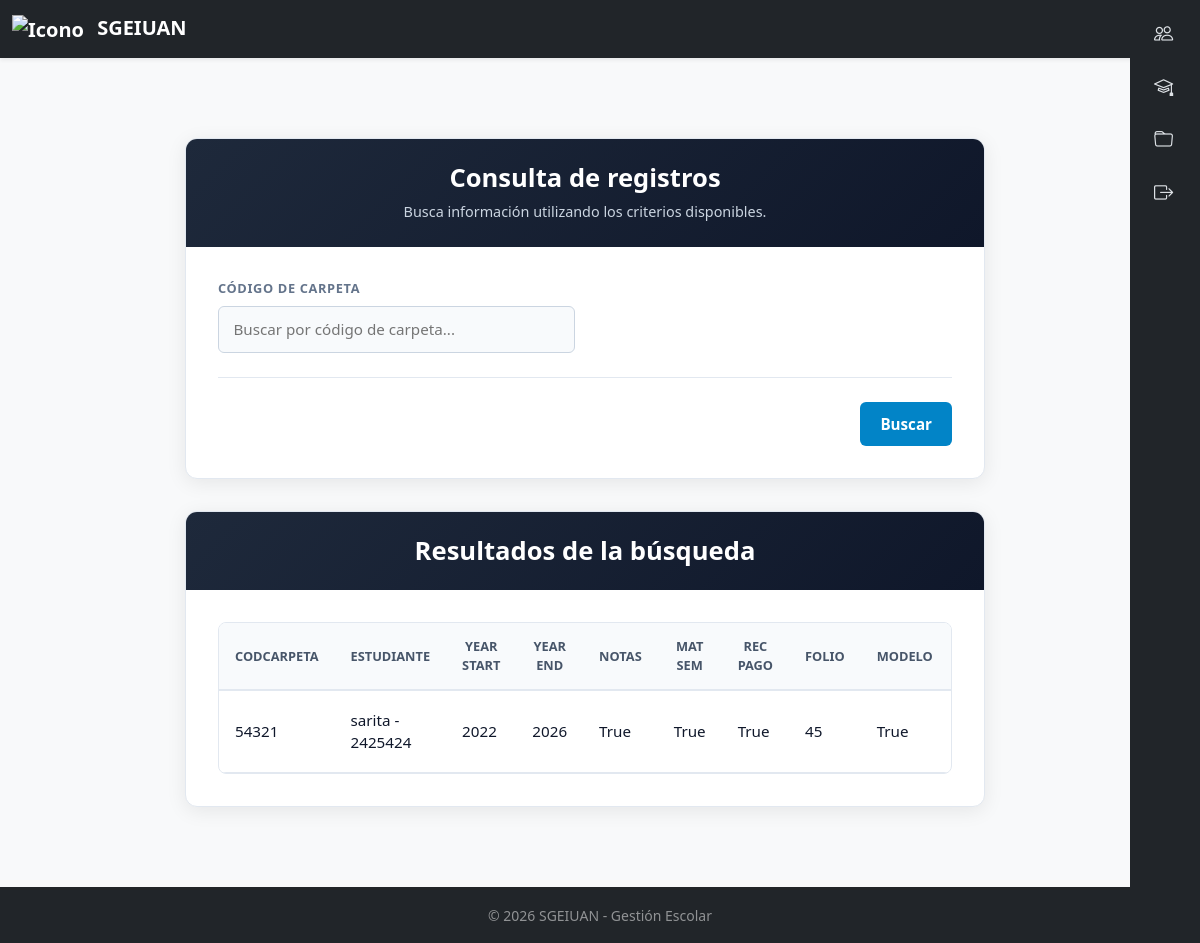
Page /estudiantes/consultar/ (signed in) on the committed database.
### estudiantes/models.py (models this page shows, shortened)
class Estudiante(models.Model):
	cedula_ciudadania= models.CharField(max_length=15, primary_key=True)
	nombre=models.CharField(max_length=30)
	tipocc=models.CharField(max_length=20)
	rdoc = models.BooleanField(default=False)
	programa=models.CharField(max_length=30)
	contacto=models.CharField(max_length=15)
	email=models.EmailField(blank=True, null=True)
	fecha_registro = models.DateTimeField(auto_now_add=True)
	fecha_actualizacion = models.DateTimeField(auto_now=True)
	activo = models.BooleanField(default=True)
	def __str__(self):
    		return f"{self.nombre} - {self.cedula_ciudadania}"

class Carpeta(models.Model):
	codcarpeta=models.IntegerField(primary_key=True)
	estudiante=models.ForeignKey(Estudiante, on_delete=models.PROTECT,related_name="carpetas")
	year_start = models.CharField(max_length=4)
	year_end = models.CharField(max_length=4, blank=True, null=True)
	notas = models.BooleanField(default=False)
	mat_sem = models.BooleanField(default=False)
	rec_pago = models.BooleanField(default=False)
	folio = models.IntegerField(default=0)
	modelo = models.BooleanField(default=True)
	observa = models.TextField(blank=True, null=True)
	activo = models.BooleanField(default=True)
	fecha_registro = models.DateTimeField(auto_now_add=True)
	fecha_actualizacion = models.DateTimeField(auto_now=True)

### estudiantes/views.py (the view)
# urls.py: path("consultar/", views.consultar, name="consultar"),
@login_required
def consultar(request):
    consulta_codcarpeta=request.GET.get("a","")
    resultado=Carpeta.objects.order_by("codcarpeta")
    if consulta_codcarpeta:
        resultado=resultado.filter(Q(codcarpeta__icontains=consulta_codcarpeta))
    encabezados,datos=preparar_tabla(resultado)
    context={"consulta_codcarpeta":consulta_codcarpeta,"encabezados":encabezados,"datos":datos,"tipo":"consultar"}
    return render(request,"estudiantes/buscar.html",context)

### estudiantes/context_processors.py (called while the page is built)
def menu_dinamico(request):
    ruta_menu = Path(__file__).resolve().parent / "menu.json"
    with open(ruta_menu, "r", encoding="utf-8") as archivo:
        menu = json.load(archivo)
    return {"menu": menu}

### estudiantes/views.py (called while the page is built)
def preparar_tabla(resultado):
    if not resultado:
        return [], []
    modelo = resultado.model
    campos = modelo._meta.fields
    encabezados = [
        campo.verbose_name
        for campo in campos
            if campo .name not in ["activo", "fecha_registro", "fecha_actualizacion"]
    ]
    datos = [
        [
            getattr(objeto, campo.name)
            for campo in campos
                if campo .name not in ["activo","fecha_registro","fecha_actualizacion"]
        ]
        for objeto in resultado
    ]
    return encabezados, datos

### estudiantes/templates/estudiantes/buscar.html (shortened to what this page needs)
{% extends "estudiantes/home.html" %}
{% load static %}
{% block content %}
<div class="search-card">
    <div class="search-header">
        <h2>Consulta de registros</h2>
        <p>Busca información utilizando los criterios disponibles.</p>
    </div>
    <div class="search-body">
        <form action="" method="GET" class="search-form">
            <div class="filter-grid">
                {% if tipo == "consultar" %}
                    <div class="search-field">
                        <label for="codcarpeta">Código de carpeta</label>
                        <input
                            type="text"
                            name="codcarpeta"
                            id="codcarpeta"
                            placeholder="Buscar por código de carpeta..."
                            value="{{ consulta_codcarpeta }}"
                        >
                    </div>
                {% endif %}
            </div>
            <div class="filter-actions">
                <button type="submit" class="btn btn-primary">
                    Buscar
                </button>
            </div>
        </form>
    </div>
</div>
<div class="search-card">
    <div class="search-header">
        <h2>Resultados de la búsqueda</h2>
    </div>
    <div class="search-body">
        {% if datos %}
            <div class="table-container">
                <table class="custom-table">
                    <thead>
                        <tr>
                            {% for encabezado in encabezados %}
                                <th>{{ encabezado }}</th>
                            {% endfor %}
                        </tr>
                    </thead>
                    <tbody>
                        {% for fila in datos %}
                            <tr>
                                {% for dato in fila %}
                                    <td>{{ dato }}</td>
                                {% endfor %}
                            </tr>
                        {% endfor %}
                    </tbody>
                </table>
            </div>
        {% else %}
            <div class="search-empty">
                <p>No se encontraron resultados con los criterios ingresados.</p>
            </div>
        {% endif %}
    </div>
</div>
{% endblock %}

### estudiantes/static/style.css (style rules this page uses)
.profile-card, .search-card, .form-card { max-width: 800px; margin: 2rem auto; overflow: hidden; border: 1px solid #e2e8f0; border-radius: 12px; background: #fff; box-shadow: 0 4px 20px rgba(0, 0, 0, 0.08); }
.profile-header, .search-header, .form-header { padding: 1.5rem 2rem; background: linear-gradient(135deg, #1e293b 0%, #0f172a 100%); color: #fff; text-align: center; }
.profile-header h2, .search-header h2, .form-header h2 { margin: 0; font-size: 1.6rem; font-weight: 600; }
.profile-body, .search-body, .form-body { padding: 2rem; }
.info-grid, .filter-grid { display: grid; grid-template-columns: repeat(2, 1fr); gap: 1.25rem; margin-bottom: 1.5rem; }
.actions-container, .filter-actions, .form-actions { display: flex; flex-wrap: wrap; align-items: center; justify-content: flex-end; gap: 0.75rem; margin-top: 1.5rem; padding-top: 1.5rem; border-top: 1px solid #e2e8f0; }
.btn { display: inline-flex; align-items: center; justify-content: center; padding: 0.65rem 1.25rem; border: none; border-radius: 6px; font-size: 0.95rem; font-weight: 600; text-decoration: none; cursor: pointer; transition: all 0.2s; }
.btn-primary { background-color: #0284c7; color: #fff; }
.table-container { overflow-x: auto; border: 1px solid #e2e8f0; border-radius: 8px; }
.custom-table { width: 100%; border-collapse: collapse; text-align: left; font-size: 0.95rem; }
.custom-table th { padding: 0.85rem 1rem; border-bottom: 2px solid #e2e8f0; background-color: #f8fafc; color: #475569; font-size: 0.8rem; font-weight: 700; text-align: center; text-transform: uppercase; }
.custom-table td { padding: 0.85rem 1rem; border-bottom: 1px solid #e2e8f0; color: #0f172a; }
.search-header p { margin: 0.5rem 0 0; color: #cbd5e1; font-size: 0.9rem; }
.search-form { width: 100%; }
.search-field { display: flex; flex-direction: column; min-width: 0; }
.search-field label { margin-bottom: 0.5rem; color: #64748b; font-size: 0.8rem; font-weight: 700; letter-spacing: 0.05em; text-transform: uppercase; }
.search-field input { box-sizing: border-box; width: 100%; padding: 0.7rem 0.9rem; border: 1px solid #cbd5e1; border-radius: 6px; outline: none; background-color: #f8fafc; color: #0f172a; font-size: 0.95rem; transition: border-color 0.2s, box-shadow 0.2s; }
.search-form .filter-actions { justify-content: flex-end; margin-top: 1.5rem; }

### rows in the picture
Estudiante: fila "54321" "True" "True" "True" "45" "True", nombre+cedula_ciudadania "sarita - 2425424"
Carpeta: fila "2022" "2026"

### other values in the picture
{{ encabezado }} "CODCARPETA" "ESTUDIANTE" "YEAR START" "YEAR END" "NOTAS" "MAT SEM" "REC PAGO" "FOLIO" "MODELO"
